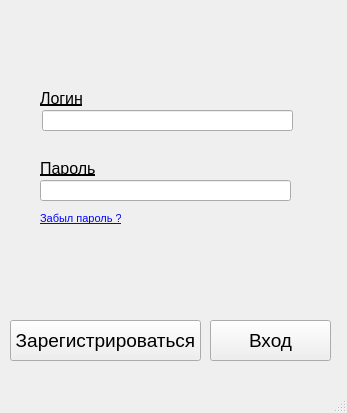
<?xml version="1.0" encoding="UTF-8"?>
<ui version="4.0">
 <class>MainWindow</class>
 <widget class="QMainWindow" name="MainWindow">
  <property name="geometry">
   <rect>
    <x>0</x>
    <y>0</y>
    <width>347</width>
    <height>413</height>
   </rect>
  </property>
  <property name="windowTitle">
   <string>MainWindow</string>
  </property>
  <property name="styleSheet">
   <string notr="true">QLabel{
	rgb(0, 4, 255); 
	font: 10pt &quot;MS Shell Dlg 2&quot;;
	text-decoration: underline;
}</string>
  </property>
  <widget class="QWidget" name="centralwidget">
   <widget class="QPushButton" name="btn_auth">
    <property name="geometry">
     <rect>
      <x>210</x>
      <y>320</y>
      <width>121</width>
      <height>41</height>
     </rect>
    </property>
    <property name="font">
     <font>
      <pointsize>14</pointsize>
     </font>
    </property>
    <property name="text">
     <string>Вход</string>
    </property>
   </widget>
   <widget class="QLineEdit" name="edit_login">
    <property name="geometry">
     <rect>
      <x>42</x>
      <y>110</y>
      <width>251</width>
      <height>21</height>
     </rect>
    </property>
    <property name="font">
     <font>
      <family>Javanese Text</family>
      <pointsize>14</pointsize>
     </font>
    </property>
    <property name="text">
     <string/>
    </property>
   </widget>
   <widget class="QLineEdit" name="edit_pass">
    <property name="geometry">
     <rect>
      <x>40</x>
      <y>180</y>
      <width>251</width>
      <height>21</height>
     </rect>
    </property>
    <property name="font">
     <font>
      <family>Javanese Text</family>
      <pointsize>14</pointsize>
     </font>
    </property>
    <property name="inputMask">
     <string/>
    </property>
    <property name="text">
     <string/>
    </property>
    <property name="echoMode">
     <enum>QLineEdit::Password</enum>
    </property>
    <property name="readOnly">
     <bool>false</bool>
    </property>
   </widget>
   <widget class="QLabel" name="label_login">
    <property name="geometry">
     <rect>
      <x>40</x>
      <y>90</y>
      <width>91</width>
      <height>16</height>
     </rect>
    </property>
    <property name="font">
     <font>
      <pointsize>12</pointsize>
     </font>
    </property>
    <property name="text">
     <string>Логин</string>
    </property>
   </widget>
   <widget class="QLabel" name="label_pass">
    <property name="geometry">
     <rect>
      <x>40</x>
      <y>160</y>
      <width>91</width>
      <height>16</height>
     </rect>
    </property>
    <property name="font">
     <font>
      <pointsize>12</pointsize>
     </font>
    </property>
    <property name="text">
     <string>Пароль</string>
    </property>
   </widget>
   <widget class="QLabel" name="label_forget">
    <property name="geometry">
     <rect>
      <x>40</x>
      <y>210</y>
      <width>81</width>
      <height>16</height>
     </rect>
    </property>
    <property name="font">
     <font>
      <family>MS Shell Dlg 2</family>
      <pointsize>8</pointsize>
      <weight>50</weight>
      <italic>false</italic>
      <bold>false</bold>
      <underline>true</underline>
     </font>
    </property>
    <property name="styleSheet">
     <string notr="true">QLabel{
	color: rgb(0, 4, 255); 
	font: 8pt &quot;MS Shell Dlg 2&quot;;
	text-decoration: underline;
}</string>
    </property>
    <property name="text">
     <string>Забыл пароль ?</string>
    </property>
   </widget>
   <widget class="QPushButton" name="btn_sign_up">
    <property name="geometry">
     <rect>
      <x>10</x>
      <y>320</y>
      <width>191</width>
      <height>41</height>
     </rect>
    </property>
    <property name="font">
     <font>
      <pointsize>14</pointsize>
     </font>
    </property>
    <property name="text">
     <string>Зарегистрироваться</string>
    </property>
   </widget>
  </widget>
  <widget class="QMenuBar" name="menubar">
   <property name="geometry">
    <rect>
     <x>0</x>
     <y>0</y>
     <width>347</width>
     <height>21</height>
    </rect>
   </property>
  </widget>
  <widget class="QStatusBar" name="statusbar"/>
 </widget>
 <resources/>
 <connections/>
</ui>
